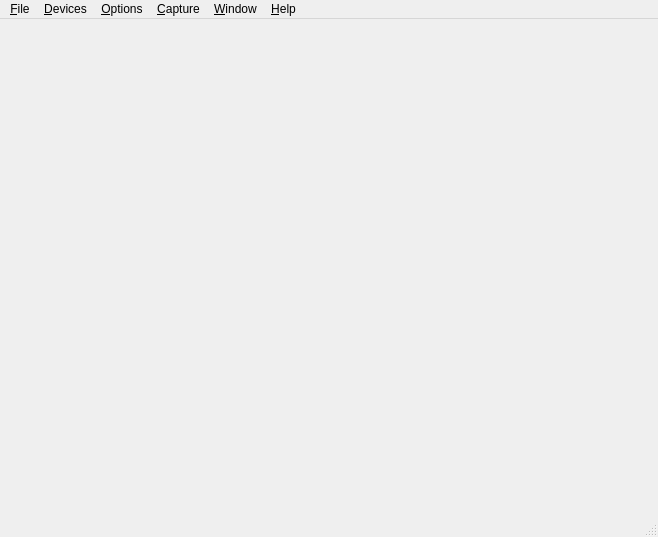
<?xml version="1.0" encoding="UTF-8"?>
<ui version="4.0">
 <class>MainWindow</class>
 <widget class="QMainWindow" name="MainWindow">
  <property name="geometry">
   <rect>
    <x>0</x>
    <y>0</y>
    <width>658</width>
    <height>537</height>
   </rect>
  </property>
  <property name="windowTitle">
   <string>MainWindow</string>
  </property>
  <property name="windowIcon">
   <iconset resource="../img/img.qrc">
    <normaloff>:/new/ico/LWCap.ico</normaloff>:/new/ico/LWCap.ico</iconset>
  </property>
  <widget class="QWidget" name="centralWidget">
   <layout class="QGridLayout" name="gridLayout">
    <property name="leftMargin">
     <number>0</number>
    </property>
    <property name="topMargin">
     <number>0</number>
    </property>
    <property name="rightMargin">
     <number>0</number>
    </property>
    <property name="bottomMargin">
     <number>0</number>
    </property>
    <property name="spacing">
     <number>0</number>
    </property>
    <item row="0" column="0">
     <widget class="QLabel" name="imgshow">
      <property name="sizePolicy">
       <sizepolicy hsizetype="Expanding" vsizetype="Expanding">
        <horstretch>0</horstretch>
        <verstretch>0</verstretch>
       </sizepolicy>
      </property>
      <property name="minimumSize">
       <size>
        <width>0</width>
        <height>0</height>
       </size>
      </property>
      <property name="text">
       <string/>
      </property>
     </widget>
    </item>
   </layout>
  </widget>
  <widget class="QMenuBar" name="menuBar">
   <property name="geometry">
    <rect>
     <x>0</x>
     <y>0</y>
     <width>658</width>
     <height>31</height>
    </rect>
   </property>
   <widget class="QMenu" name="menuFile">
    <property name="title">
     <string>&amp;File</string>
    </property>
    <addaction name="actionSet_save_path"/>
    <addaction name="separator"/>
    <addaction name="actionExit"/>
   </widget>
   <widget class="QMenu" name="menuDevices">
    <property name="title">
     <string>&amp;Devices</string>
    </property>
   </widget>
   <widget class="QMenu" name="menuOptions">
    <property name="title">
     <string>&amp;Options</string>
    </property>
    <addaction name="actionPause"/>
    <addaction name="separator"/>
    <addaction name="actionVideo_Capture_Filter"/>
    <addaction name="actionVideo_Capture_Pin"/>
   </widget>
   <widget class="QMenu" name="menuCapture">
    <property name="title">
     <string>&amp;Capture</string>
    </property>
    <addaction name="actionSnap"/>
    <addaction name="actionTimed_shoot"/>
   </widget>
   <widget class="QMenu" name="menuWindow">
    <property name="title">
     <string>&amp;Window</string>
    </property>
    <addaction name="actionFull_Screen"/>
   </widget>
   <widget class="QMenu" name="menuHelp">
    <property name="title">
     <string>&amp;Help</string>
    </property>
    <addaction name="actionHelp"/>
    <addaction name="separator"/>
    <addaction name="actionGithub"/>
    <addaction name="actionAuthor_s_Blog"/>
    <addaction name="separator"/>
    <addaction name="actionAbout"/>
   </widget>
   <addaction name="menuFile"/>
   <addaction name="menuDevices"/>
   <addaction name="menuOptions"/>
   <addaction name="menuCapture"/>
   <addaction name="menuWindow"/>
   <addaction name="menuHelp"/>
  </widget>
  <widget class="QStatusBar" name="statusBar"/>
  <action name="actionExit">
   <property name="text">
    <string>&amp;Exit</string>
   </property>
   <property name="statusTip">
    <string>Exit LWCap (Esc)</string>
   </property>
   <property name="shortcut">
    <string>Esc</string>
   </property>
  </action>
  <action name="actionFull_Screen">
   <property name="text">
    <string>&amp;Full Screen</string>
   </property>
   <property name="statusTip">
    <string>Full Screen View (F11)</string>
   </property>
   <property name="shortcut">
    <string>F11</string>
   </property>
  </action>
  <action name="actionHelp">
   <property name="text">
    <string>&amp;Help</string>
   </property>
   <property name="statusTip">
    <string>View user guide (F1)</string>
   </property>
   <property name="shortcut">
    <string>F1</string>
   </property>
  </action>
  <action name="actionGithub">
   <property name="text">
    <string>&amp;Github</string>
   </property>
   <property name="statusTip">
    <string>Get source code of the program</string>
   </property>
  </action>
  <action name="actionAuthor_s_Blog">
   <property name="text">
    <string>Author's &amp;Blog</string>
   </property>
   <property name="statusTip">
    <string>Go to author's CSDN blog</string>
   </property>
  </action>
  <action name="actionPause">
   <property name="checkable">
    <bool>true</bool>
   </property>
   <property name="text">
    <string>Pau&amp;se</string>
   </property>
   <property name="statusTip">
    <string>Start/Stop to refresh camera frame (space)</string>
   </property>
   <property name="shortcut">
    <string>Space</string>
   </property>
  </action>
  <action name="actionVideo_Capture_Filter">
   <property name="text">
    <string>Video Capture &amp;Filter...</string>
   </property>
   <property name="statusTip">
    <string>Set capture filter (Ctrl+F)</string>
   </property>
   <property name="shortcut">
    <string>Ctrl+F</string>
   </property>
  </action>
  <action name="actionVideo_Capture_Pin">
   <property name="text">
    <string>Video Capture &amp;Pin...</string>
   </property>
   <property name="statusTip">
    <string>Set capture format (Ctrl+P)</string>
   </property>
   <property name="shortcut">
    <string>Ctrl+P</string>
   </property>
  </action>
  <action name="action_Coming_soon">
   <property name="enabled">
    <bool>false</bool>
   </property>
   <property name="text">
    <string>(&amp;Coming soon...)</string>
   </property>
  </action>
  <action name="actionAbout">
   <property name="text">
    <string>&amp;About</string>
   </property>
   <property name="statusTip">
    <string>About the program</string>
   </property>
  </action>
  <action name="actionSupport">
   <property name="text">
    <string>&amp;Support</string>
   </property>
   <property name="statusTip">
    <string>Get support from the author</string>
   </property>
  </action>
  <action name="actionSnap">
   <property name="text">
    <string>&amp;Snap</string>
   </property>
   <property name="statusTip">
    <string>Take a picture :)</string>
   </property>
   <property name="shortcut">
    <string>Ctrl+S</string>
   </property>
  </action>
  <action name="actionSet_save_path">
   <property name="text">
    <string>&amp;Set save path</string>
   </property>
   <property name="toolTip">
    <string>Set save path</string>
   </property>
   <property name="statusTip">
    <string>Set save path</string>
   </property>
  </action>
  <action name="actionTimed_shoot">
   <property name="checkable">
    <bool>true</bool>
   </property>
   <property name="text">
    <string>&amp;Timed shoot</string>
   </property>
   <property name="toolTip">
    <string>Timed shoot</string>
   </property>
   <property name="statusTip">
    <string>Set up a timed shooter</string>
   </property>
  </action>
  <action name="actionRefresh">
   <property name="text">
    <string>&amp;Refresh</string>
   </property>
   <property name="shortcut">
    <string>F5</string>
   </property>
  </action>
 </widget>
 <layoutdefault spacing="6" margin="11"/>
 <resources>
  <include location="../img/img.qrc"/>
 </resources>
 <connections/>
</ui>
